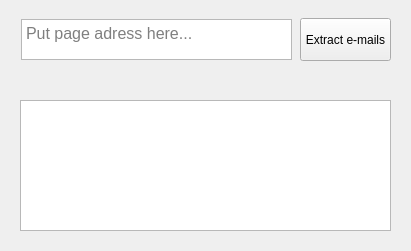
<?xml version="1.0" encoding="UTF-8"?>
<ui version="4.0">
 <class>MainWindow</class>
 <widget class="QMainWindow" name="MainWindow">
  <property name="geometry">
   <rect>
    <x>0</x>
    <y>0</y>
    <width>411</width>
    <height>251</height>
   </rect>
  </property>
  <property name="windowTitle">
   <string>MainWindow</string>
  </property>
  <widget class="QWidget" name="centralWidget">
   <widget class="QPushButton" name="extractButton">
    <property name="geometry">
     <rect>
      <x>300</x>
      <y>18</y>
      <width>91</width>
      <height>43</height>
     </rect>
    </property>
    <property name="text">
     <string>Extract e-mails</string>
    </property>
   </widget>
   <widget class="QTextEdit" name="textEdit">
    <property name="geometry">
     <rect>
      <x>21</x>
      <y>19</y>
      <width>271</width>
      <height>41</height>
     </rect>
    </property>
    <property name="font">
     <font>
      <pointsize>12</pointsize>
     </font>
    </property>
    <property name="html">
     <string>&lt;!DOCTYPE HTML PUBLIC &quot;-//W3C//DTD HTML 4.0//EN&quot; &quot;http://www.w3.org/TR/REC-html40/strict.dtd&quot;&gt;
&lt;html&gt;&lt;head&gt;&lt;meta name=&quot;qrichtext&quot; content=&quot;1&quot; /&gt;&lt;style type=&quot;text/css&quot;&gt;
p, li { white-space: pre-wrap; }
&lt;/style&gt;&lt;/head&gt;&lt;body style=&quot; font-family:'MS Shell Dlg 2'; font-size:12pt; font-weight:400; font-style:normal;&quot;&gt;
&lt;p style=&quot;-qt-paragraph-type:empty; margin-top:0px; margin-bottom:0px; margin-left:0px; margin-right:0px; -qt-block-indent:0; text-indent:0px; font-size:8.25pt;&quot;&gt;&lt;br /&gt;&lt;/p&gt;&lt;/body&gt;&lt;/html&gt;</string>
    </property>
    <property name="overwriteMode">
     <bool>false</bool>
    </property>
    <property name="placeholderText">
     <string>Put page adress here...</string>
    </property>
   </widget>
   <widget class="QTextBrowser" name="textBrowser">
    <property name="geometry">
     <rect>
      <x>20</x>
      <y>100</y>
      <width>371</width>
      <height>131</height>
     </rect>
    </property>
   </widget>
   <widget class="QLabel" name="errorLabel">
    <property name="geometry">
     <rect>
      <x>20</x>
      <y>70</y>
      <width>371</width>
      <height>21</height>
     </rect>
    </property>
    <property name="text">
     <string/>
    </property>
   </widget>
  </widget>
 </widget>
 <layoutdefault spacing="6" margin="11"/>
 <resources/>
 <connections/>
</ui>
